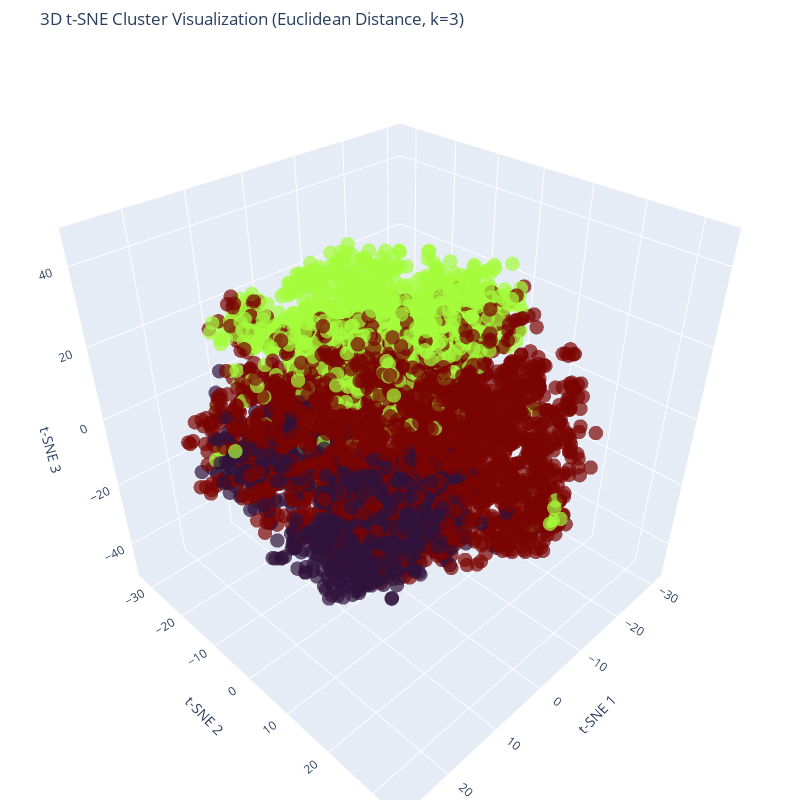

Notebook code cell kept with this figure:
### Code cell
from sklearn.manifold import TSNE
import plotly.graph_objects as go
import pandas as pd
import numpy as np

# Use Euclidean distance with 4 clusters
distance_metric = "Euclidean"
num_clusters = 3

dist_matrix = distance_matrices[distance_metric]

# Check if the distance matrix is valid
if np.isnan(dist_matrix).any() or np.isinf(dist_matrix).any():
    raise ValueError(f"⚠️ {distance_metric} distance matrix contains NaN or Inf values. Check your preprocessing!")

if dist_matrix.shape[0] != dist_matrix.shape[1]:
    raise ValueError(f"⚠️ {distance_metric} distance matrix must be square (NxN).")

# Check if the selected number of clusters exists
if num_clusters not in cluster_results[distance_metric]:
    raise ValueError(f"⚠️ num_clusters={num_clusters} is not in cluster_results[{distance_metric}]. Check clustering output!")

labels = cluster_results[distance_metric][num_clusters]

# Compute 3D t-SNE projection
tsne = TSNE(n_components=3, metric='precomputed', init='random', random_state=42)
X_tsne_3d = tsne.fit_transform(dist_matrix)

# Create DataFrame for visualization
df_plot = pd.DataFrame({'x': X_tsne_3d[:, 0], 'y': X_tsne_3d[:, 1], 'z': X_tsne_3d[:, 2], 'Cluster': labels})

# Generate interactive 3D scatter plot
fig = go.Figure(data=[
    go.Scatter3d(
        x=df_plot['x'],
        y=df_plot['y'],
        z=df_plot['z'],
        mode='markers',
        marker=dict(
            size=5,  # Explicitly setting the size
            color=df_plot['Cluster'],  # Color by cluster
            colorscale='Turbo',  # Set color scale
            opacity=0.7  # Adjust transparency
        )
    )
])

# Customize layout
fig.update_layout(
    title=f"3D t-SNE Cluster Visualization ({distance_metric} Distance, k={num_clusters})",
    scene=dict(
        xaxis_title="t-SNE 1",
        yaxis_title="t-SNE 2",
        zaxis_title="t-SNE 3",
        aspectmode="cube"  # Keeps the aspect ratio balanced
    ),
    margin=dict(l=0, r=0, b=0, t=50),
    width=800,  # Adjusted figure width
    height=800   # Adjusted figure height
)

fig.show()

### Figure 1 — Plotly figure (JSON) as saved in the notebook; plotly's stock layout.template omitted (floating-point values rounded to 4 significant figures; data arrays with more than 128 entries replaced by an {"elided": "..."} marker saying what was removed)
{"data": [{"marker": {"color": {"elided": "5000 int values"}, "colorscale": [[0, "#30123b"], [0.07143, "#4145ab"], [0.1429, "#4675ed"], [0.2143, "#39a2fc"], [0.2857, "#1bcfd4"], [0.3571, "#24eca6"], [0.4286, "#61fc6c"], [0.5, "#a4fc3b"], [0.5714, "#d1e834"], [0.6429, "#f3c63a"], [0.7143, "#fe9b2d"], [0.7857, "#f36315"], [0.8571, "#d93806"], [0.9286, "#b11901"], [1, "#7a0402"]], "opacity": 0.7, "size": 5}, "mode": "markers", "type": "scatter3d", "x": {"elided": "5000 float values"}, "y": {"elided": "5000 float values"}, "z": {"elided": "5000 float values"}}], "layout": {"height": 800, "margin": {"b": 0, "l": 0, "r": 0, "t": 50}, "scene": {"aspectmode": "cube", "xaxis": {"title": {"text": "t-SNE 1"}}, "yaxis": {"title": {"text": "t-SNE 2"}}, "zaxis": {"title": {"text": "t-SNE 3"}}}, "title": {"text": "3D t-SNE Cluster Visualization (Euclidean Distance, k=3)"}, "width": 800}}
